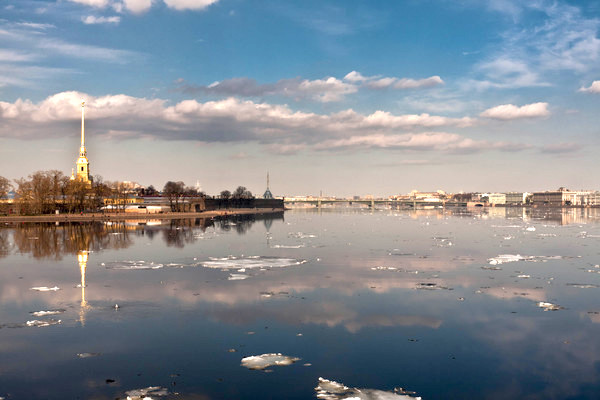
#> input picture image_lesson/09_creating_paranomals/boat/boat3.jpg, 600 x 400 px; its folder holds 3 pictures in this run
$ jupyter execute 09_panorama.ipynb   (shell and % lines are left out)
#> lines starting #> are read from the running program, lines starting #| are printed output that depends on the picture
# Creating Panoramas using OpenCV

**Satya Mallick, LearnOpenCV.com**

[cell 1]
# Import Libraries
import os
import cv2
import math
import glob
import numpy as np
import matplotlib.pyplot as plt

from zipfile import ZipFile
from urllib.request import urlretrieve

##  <font style="color:black">Download Assets</font>

[cell 2]
def download_and_unzip(url, save_path):
    print(f"Downloading and extracting assests....", end="")

    # Downloading zip file using urllib package.
    urlretrieve(url, save_path)
#> (this line was passed over: the network is not available in this run)

    try:
        # Extracting zip file using the zipfile package.
        with ZipFile(save_path) as z:
            # Extract ZIP file contents in the same directory.
            z.extractall(os.path.split(save_path)[0])

        print("Done")

    except Exception as e:
        print("\nInvalid file.", e)

[cell 3]
URL = r"https://www.dropbox.com/s/0o5yqql1ynx31bi/opencv_bootcamp_assets_NB9.zip?dl=1"

asset_zip_path = os.path.join(os.getcwd(), "opencv_bootcamp_assets_NB9.zip")

# Download if assest ZIP does not exists.
if not os.path.exists(asset_zip_path):
    download_and_unzip(URL, asset_zip_path)

# Steps for Creating Panoramas

1. Find keypoints in all images
2. Find pairwise correspondences
2. Estimate pairwise Homographies
3. Refine Homographies
3. Stitch with Blending

# Steps for Creating Panoramas using OpenCV

[cell 4]
os.sep

[cell 5]
# Read Images

imagefiles = glob.glob(f"./boat{os.sep}*")
imagefiles.sort(reverse=True)


images = []
for filename in imagefiles:
    img = cv2.imread(filename)
#> img is the input picture: shape (400, 600, 3); mean B, G, R 146.8, 139.2, 132.3
    img = cv2.cvtColor(img, cv2.COLOR_BGR2RGB)
    images.append(img)

num_images = len(images)
#> num_images = 3

[cell 6]
# Display Images
plt.figure(figsize=[30, 10])
num_cols = 3
num_rows = math.ceil(num_images / num_cols)
#> num_rows = 1
for i in range(0, num_images):
    plt.subplot(num_rows, num_cols, i + 1)
    plt.axis("off")
    plt.imshow(images[i])
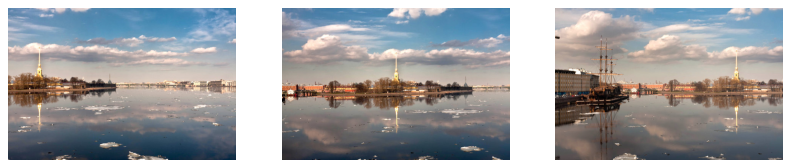
#> figure drawn by matplotlib, 3 panels

Use the **sticher** class

[cell 7]
# Stitch Images
stitcher = cv2.Stitcher_create()
status, result = stitcher.stitch(images)
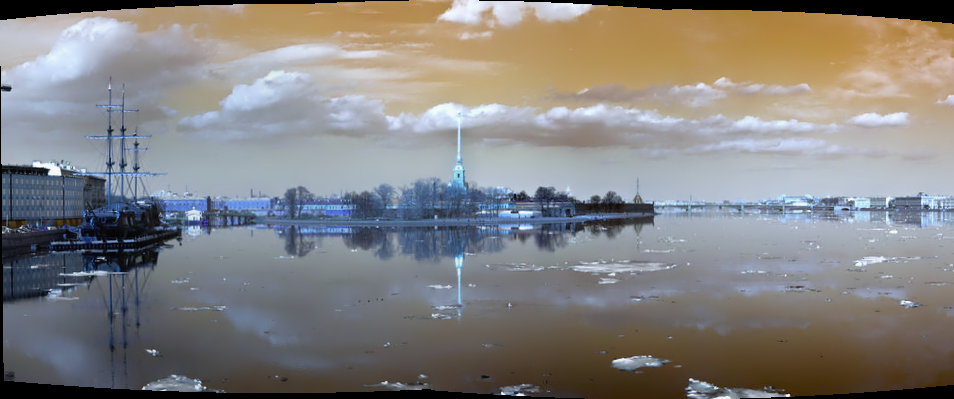
#> result: shape (399, 954, 3); mean of channels 0, 1, 2 129.1, 130.2, 132.1; drawn as B, G, R
#> status = 0

if status == 0:
    plt.figure(figsize=[30, 10])
    plt.imshow(result)
